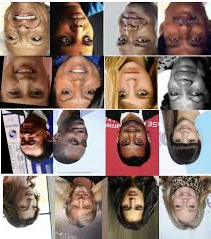
#> input picture dataset/images.jpg, 211 x 239 px, given as the content of the folder test/, which was not available
$ jupyter execute --allow-errors Data_Generation.ipynb
#> lines starting #> are read from the running program, lines starting #| are printed output that depends on the picture
#> further down, image is the input picture: shape (239, 211, 3); mean B, G, R 109.5, 118.7, 140.1
#> `image = imutils.resize(image, width = 500)`:
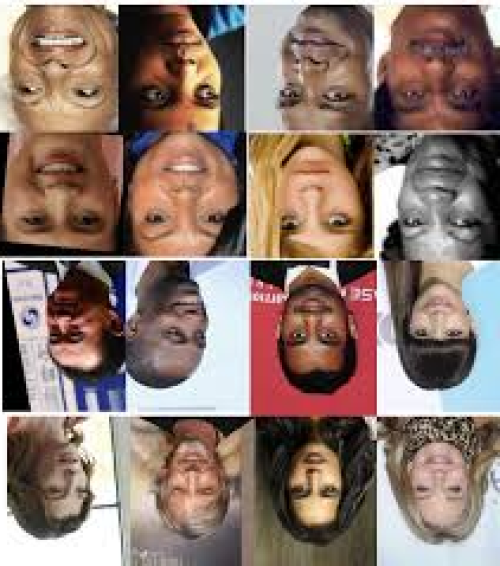
#> image: shape (566, 500, 3); mean B, G, R 109.4, 118.6, 140.1
[cell 1]
from imutils import paths
#!pip install progressbar
import numpy as np
import progressbar
import argparse
import imutils
import random
import cv2
import os

[cell 2]
dataset = "test/"
output = "test_rotated/"

[cell 3]
# grab the paths to the input images (limiting ourselves to 10,000
# images) and shuffle them to make creating a training and testing
# split easier
imagePaths = list(paths.list_images(dataset))
random.shuffle(imagePaths)

[cell 4]
# initialize a dictionary to keep track of the number of each angle
# chosen so far, then initialize the progress bar
angles = {}
widgets = ["Building Dataset: ", progressbar.Percentage(), " ",
	progressbar.Bar(), " ", progressbar.ETA()]
pbar = progressbar.ProgressBar(maxval=len(imagePaths),
	widgets=widgets).start()

#> (a cell that did not finish here is left out)

[cell 6]
# loop over the angles and display counts for each of them
for angle in sorted(angles.keys()):
	print("[INFO] angle={}: {:,}".format(angle, angles[angle]))


$ run again, on dataset/1f4ec52f-7d55-4c06-995a-cd0e4894b4d7.png
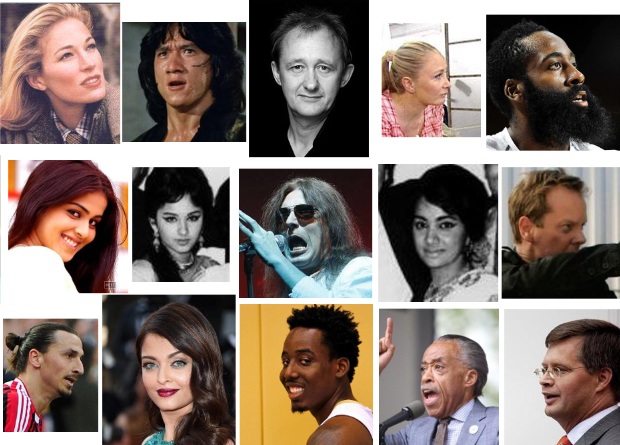
#> input picture dataset/1f4ec52f-7d55-4c06-995a-cd0e4894b4d7.png, 620 x 445 px, given as the content of the folder test/, which was not available
#> image is the input picture: shape (445, 620, 3); mean B, G, R 108.8, 115.7, 129.6
#> `image = imutils.resize(image, width = 500)`:
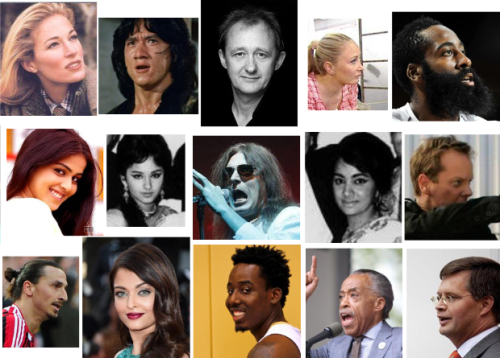
#> image: shape (358, 500, 3); mean B, G, R 108.8, 115.7, 129.6
